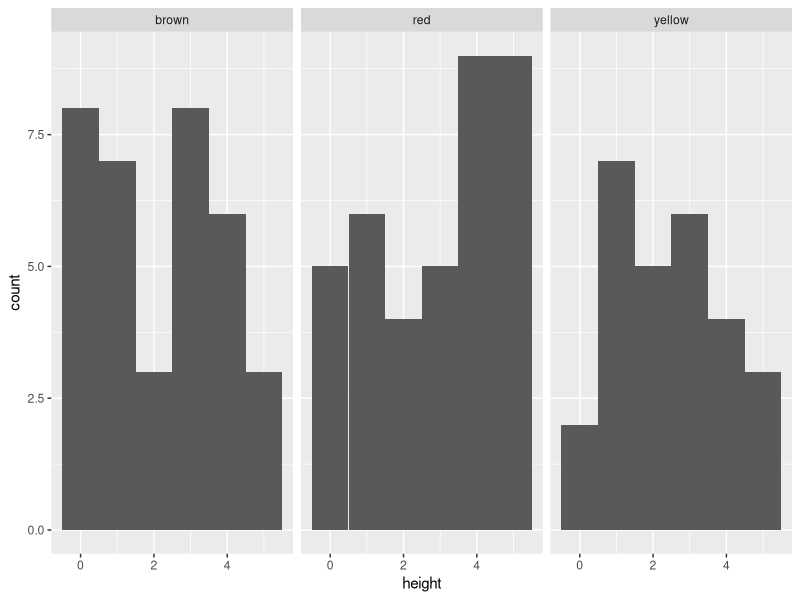

Write R code to recreate this figure.
## ---- chunk 1
#| echo: true
library(ggplot2)

N <- 100
some_trees <- data.frame(
	height = runif(N, 0, 5),
	leaf_color = sample(c('red', 'brown', 'yellow'), N, replace = TRUE)
)

ggplot(some_trees, aes(height)) + 
	geom_histogram(binwidth = 1) + 
	facet_wrap(~leaf_color)
